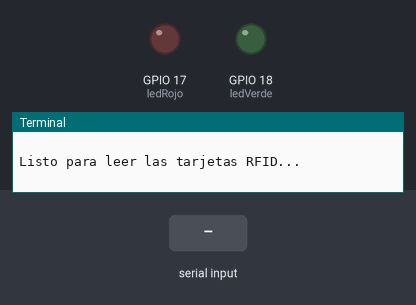
This program was run on a simulated Raspberry Pi (BCM pin numbers). On the bench: output pins drawn as LEDs (lit = HIGH), the last lines printed to the terminal. Inputs (shaded band) come from the test bench. The clock reads 2024-03-15 10:24:30 at power-on unless the program sets it; random numbers come from a fixed seed; each call to the cloud database takes 0.3 s, and an entry nobody has set reads as its off value or as empty.

Above: at 1.8 s.
1.9 s: "tag/%s\n" received over the second serial link
At 4.3 s:
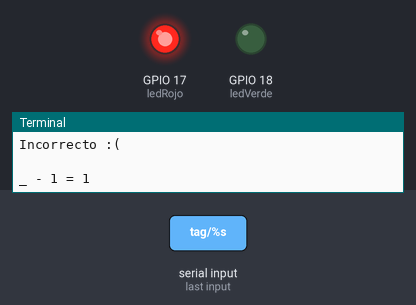
Timing chart, 0 to 6.0 s (numbered marks = the images above; inputs shaded):
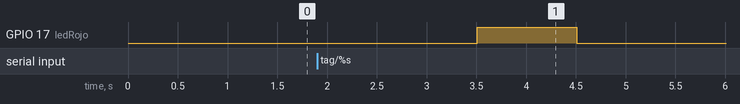

The program:

4.JuegoSumaLocalFireBase.py
```python
import serial
import time

import Display
import Led
import ControladorJuego as controlador

from firebase import firebase
from uuid import getnode as get_mac

# connect to serial port on which the RFID reader is attached
port = serial.Serial('/dev/ttyUSB0', 2400, timeout=1)

lastid = ""
firebase = firebase.FirebaseApplication('https://dynamictoyiot.firebaseio.com/', None)

mac = '%012X' % get_mac()
mac = ':'.join(mac[i:i+2] for i in range(0, len(mac), 2))

result = firebase.put( 'gateway/propiedades', 'estado', 'Activado' )
if(result): print("Dispositivo activado")

result = firebase.put( 'gateway/propiedades', 'mac', '%s' % (mac) )
if(result): print("Registro de dispositivo exitoso, con la direccion MAC: [ %s ]" % (mac) )

controlador.generarOperacion()
print("\n" + controlador.operacion)
print("\nListo para leer las tarjetas RFID...\n")

try:
  while True:
    tagid = port.read(12)

    # if tag read success full, save it to database and wait half a second;
    # else try again
    if(len(tagid) != 0) and (len(lastid) == 0):
      Display.reinicio()
      verificacion = False
      port.close()
      tagid = tagid.strip()
      timestamp = time.ctime()

      print("Time: %s, Tag: %s" % (timestamp,tagid))

      result = firebase.put( 'gateway/recursos/dispositivo_IoT', 'tag_actual', '%s' % (tagid) )
      if(result):
          print( "Se ha publicado el tag [ %s ] correspondiente a la ultima tarjeta RFID leida" % (tagid) )

      result = firebase.get('tag/%s' % (tagid), None)
      if(result != None):
          print( "Valor de tarjeta [ %s ]" % (result) )
          Display.imprimir( int(result) )
          verificacion = controlador.verificarOperacion(result)
          if(verificacion): firebase.put('gateway', 'retro_alimentacion', 'Valido')
      else:
          print("El valor de la tarjeta NO esta registrado")

      result = firebase.get('gateway/retro_alimentacion', None)
      if(result == 'Valido'):
          print("Correcto :)")
          Led.encenderVerde()
          controlador.generarOperacion()
          firebase.put('gateway', 'retro_alimentacion', 'Invalido')
      else:
          print("Incorrecto :(")
          Led.encenderRojo()

      print("\n" + controlador.operacion)

      time.sleep(1)
      Led.reinicio()
      print()
      port.open()

    lastid = tagid

except KeyboardInterrupt:
  port.close()
  print ("Program interrupted")
```

Display.py
```python
import RPi.GPIO as GPIO

GPIO.setmode(GPIO.BCM)
GPIO.setwarnings(False)

a = 13
b = 12
c = 16
d = 20
e = 21
f = 19
g = 26

GPIO.setup(a,GPIO.OUT)
GPIO.setup(b,GPIO.OUT)
GPIO.setup(c,GPIO.OUT)
GPIO.setup(d,GPIO.OUT)
GPIO.setup(e,GPIO.OUT)
GPIO.setup(f,GPIO.OUT)
GPIO.setup(g,GPIO.OUT)

def reinicio():
    GPIO.output(a,0)
    GPIO.output(b,0)
    GPIO.output(c,0)
    GPIO.output(d,0)
    GPIO.output(e,0)
    GPIO.output(f,0)
    GPIO.output(g,0)

def cero():
    GPIO.output(a,1)
    GPIO.output(b,1)
    GPIO.output(c,1)
    GPIO.output(d,1)
    GPIO.output(e,1)
    GPIO.output(f,1)
    GPIO.output(g,0)

def uno():
    GPIO.output(a,0)
    GPIO.output(b,1)
    GPIO.output(c,1)
    GPIO.output(d,0)
    GPIO.output(e,0)
    GPIO.output(f,0)
    GPIO.output(g,0)

def dos():
    GPIO.output(a,1)
    GPIO.output(b,1)
    GPIO.output(c,0)
    GPIO.output(d,1)
    GPIO.output(e,1)
    GPIO.output(f,0)
    GPIO.output(g,1)

def tres():
    GPIO.output(a,1)
    GPIO.output(b,1)
    GPIO.output(c,1)
    GPIO.output(d,1)
    GPIO.output(e,0)
    GPIO.output(f,0)
    GPIO.output(g,1)

def cuatro():
    GPIO.output(a,0)
    GPIO.output(b,1)
    GPIO.output(c,1)
    GPIO.output(d,0)
    GPIO.output(e,0)
    GPIO.output(f,1)
    GPIO.output(g,1)

def cinco():
    GPIO.output(a,1)
    GPIO.output(b,0)
    GPIO.output(c,1)
    GPIO.output(d,1)
    GPIO.output(e,0)
    GPIO.output(f,1)
    GPIO.output(g,1)

switcher = {0:cero, 1: uno, 2: dos, 3: tres, 4: cuatro, 5: cinco }

def imprimir(numero):
    reinicio()
    try:
        switcher[numero]()
    except:
        print("Opcion incorrecta")
```

Led.py
```python
import RPi.GPIO as GPIO

GPIO.setmode(GPIO.BCM)
GPIO.setwarnings(False)

ledRojo = 17
ledVerde = 18

GPIO.setup(ledRojo,GPIO.OUT)
GPIO.setup(ledVerde,GPIO.OUT)

def reinicio():
    GPIO.output(ledRojo,0)
    GPIO.output(ledVerde,0)

def encenderRojo():
    GPIO.output(ledRojo,1)
    GPIO.output(ledVerde,0)

def encenderVerde():
    GPIO.output(ledVerde,1)
    GPIO.output(ledRojo,0)
```

ControladorJuego.py
```python
import random

valor1 = 0
valor2 = 0
resultado = 0
opc = 0
operacion = ""

def generarOperacion():
    global valor1, valor2, resultado, opc, operacion
    resultado = 0
    signo = ""

    while(resultado < 1 or resultado > 5):
        valor1 = random.randrange(1,5)
        valor2 = random.randrange(1,5)

        operacion = random.randrange(1,3)

        if(operacion == 1):
            resultado = valor1 + valor2
            signo = "+"
        else:
            resultado = valor1 - valor2
            signo = "-"

    strVal1 = valor1
    strVal2 = valor2
    strRes = resultado

    opc = random.randrange(1,4)

    if(opc == 1): strVal1 = "_"
    elif(opc == 2): strVal2 = "_"
    else: strRes = "_"

    operacion = "%s %s %s = %s" % (strVal1, signo, strVal2, strRes)
    return operacion

def verificarOperacion(valor):
    numero = int(valor)

    if(opc == 1 and numero == valor1): return True
    elif(opc == 2 and numero == valor2): return True
    elif(opc == 3 and numero == resultado): return True
    else: return False
```

Measured:
- after the input at 1.9 s, GPIO 17 (ledRojo): LOW → HIGH after 1.6 s, → LOW 1.0 s later
